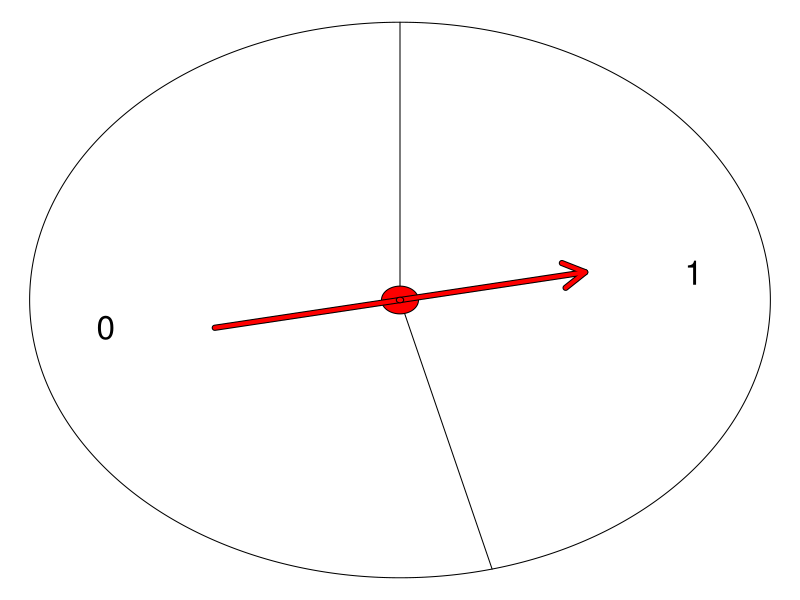

Here is the R script that generated this plot:
## ---- chunk 1
knitr::opts_chunk$set(echo = FALSE)
options(scipen=100)
p = round(runif(1,0.2,0.8),2)
mu = p
sigma = sqrt(p*(1-p))

n = c(25,100,400)
totlb = round(n*mu-2*sqrt(n)*sigma)
totub = round(n*mu+2*sqrt(n)*sigma)
avelb = mu-2*sigma/sqrt(n)
aveub = mu+2*sigma/sqrt(n)
## ---- chunk 2
par(mar=c(0,0,0,0))
theta=seq(0,2*pi,length.out=1000)
plot(cos(theta),sin(theta),type="l",ann=F,axes=F)
lines(c(0,sin(p*2*pi)),c(0,cos(p*2*pi)))
lines(c(0,0),c(0,1))
text(sin(p*pi)*0.8,cos(p*pi)*0.8,"1",cex=2)
text(sin(2*(p+(1-p)/2)*pi)*0.8,cos(2*(p+(1-p)/2)*pi)*0.8,"0",cex=2)
polygon(0.05*cos(theta),0.05*sin(theta),col="red")
arrows(-0.5,-0.1,0.5,0.1,lwd=6)
arrows(-0.5,-0.1,0.5,0.1,lwd=4,col="red")
polygon(0.01*cos(theta),0.01*sin(theta),col="red")
